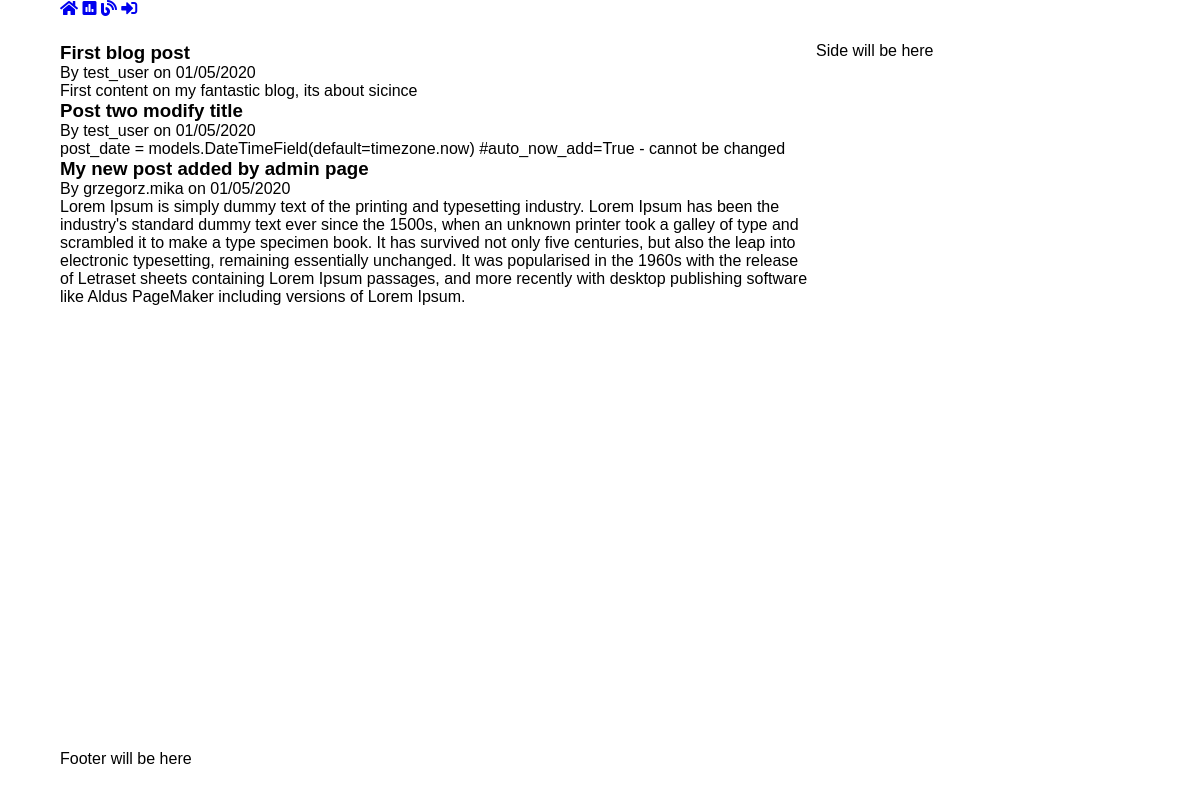
The app's page /en/posts/ with its own data.
### posts/models.py (models this page shows, shortened)
class Audit(models.Model):
    audit_md = models.DateTimeField(auto_now=True)
    audit_cd = models.DateTimeField(auto_now_add=True)

class Post(Audit):
    title = models.CharField(max_length=200)
    content = models.TextField()
    post_date = models.DateTimeField(default=timezone.now)  #auto_now_add=True - cannot be changed
    author = models.ForeignKey(User, on_delete=models.CASCADE)

### posts/views.py (the view)
# urls.py: 2. Add a URL to urlpatterns:  path('', views.home, name='home')
def home(request):
    post_db = Post.objects.all()
    context = {
            'title':'main post page',
            'posts':post_db
        }
    return render(request,'posts/main.html', context)

### posts/templates/posts/main.html
{% extends 'posts/template.html' %}
{% load i18n %}
{% load static %}
{% block content %}
    <div class="content">
        {% for p in posts %}
            <h3>{{p.title}} </h3>
            <p>By {{p.author}} on {{p.post_date|date:"SHORT_DATE_FORMAT"}}</p>
            <p>{{p.content}}</p>
        {% endfor %}
    </div>
{% endblock content %}

### posts/templates/posts/template.html (shortened to what this page needs)
{% load static %}
<!DOCTYPE html>
<html lang="en">
<head>
    <link rel="stylesheet" href="{% static '/css/posts.css' %}">
    <link rel="stylesheet" href="https://cdnjs.cloudflare.com/ajax/libs/font-awesome/5.11.2/css/all.css">
</head>
<body>
    {% include 'navigation.html' %}
    {% include 'posts/side.html' %}
    <div class="container">
            {% block content %}
            {% endblock content %}
     </div>
{% include 'posts/footer.html' %}
</body>
</html>

### main_templates/navigation.html
<nav>
    <a href="{% url 'main' %}">
        <i class="fas fa-home"></i>
    </a>
    <a href="{% url 'polls:main' %}">
        <i class="fas fa-poll"></i>
    <a href="{% url 'posts:main' %}">
        <i class="fas fa-blog"></i>
    </a>
    {% if user.is_authenticated %}
        <a href="{% url 'users:logout' %}"><i class="fas fa-sign-out-alt"></i></a>
        <a href="{% url 'users:profile' %}"><i class="fas fa-portrait"></i></a>
    {% else %}
        <a href="{% url 'users:login' %}"><i class="fas fa-sign-in-alt"></i></a>
    {% endif %}
</nav>

### posts/templates/posts/side.html
<div class="side">
<p>Side will be here</p>
</div>

### posts/templates/posts/footer.html (shortened to what this page needs)
<footer class="footer">
<p>Footer will be here</p>

### static/css/posts.css (style rules this page uses)
:root { --btn-primary-color: lightgreen; --btn-secondary-color: orange; --main-colour: #444; --bg-colour: #f4f4f4; --primary-color: #cc0000; --secondary-color: #7c0000; }
* { margin:0; padding: 0; font-family:'Poppins', sans-serif }
a { text-decoration: none; }
html, body { height: 100%; }
body { display: grid; grid-gap: 2px; height: 100%; grid-template-rows: 40px 1fr 50px; grid-template-columns: 1fr 30%; grid-template-areas: "nav nav" "main side" "foot foot"; }
nav { grid-area: nav; }
.side { grid-area: side; }
.container { grid-area: main; }
.footer { grid-area: foot; }
body { width: 90%; min-height: 100vh; margin: 0 auto; }

### records on screen
Post: title "First blog post", author "test_user", post_date "01/05/2020", content "First content on my fantastic blog, its about sicince"
Post: title "Post two modify title", author "test_user", post_date "01/05/2020", content "post_date = models.DateTimeField(default=timezone.now) #auto_now_add=True - cannot be changed"
Post: title "My new post added by admin page", author "grzegorz.mika", post_date "01/05/2020", content "Lorem Ipsum is simply dummy text of the printing and typesetting industry. Lorem Ipsum has been the industry's standard dummy text ever since the 1500s, when an unknown printer took a galley of type and scrambled it to make a type specimen book. It has survived not only five centuries, but also the leap into electronic typesetting, remaining essentially unchanged. It was popularised in the 1960s with the release of Letraset sheets containing Lorem Ipsum passages, and more recently with desktop publishing software like Aldus PageMaker including versions of Lorem Ipsum."
